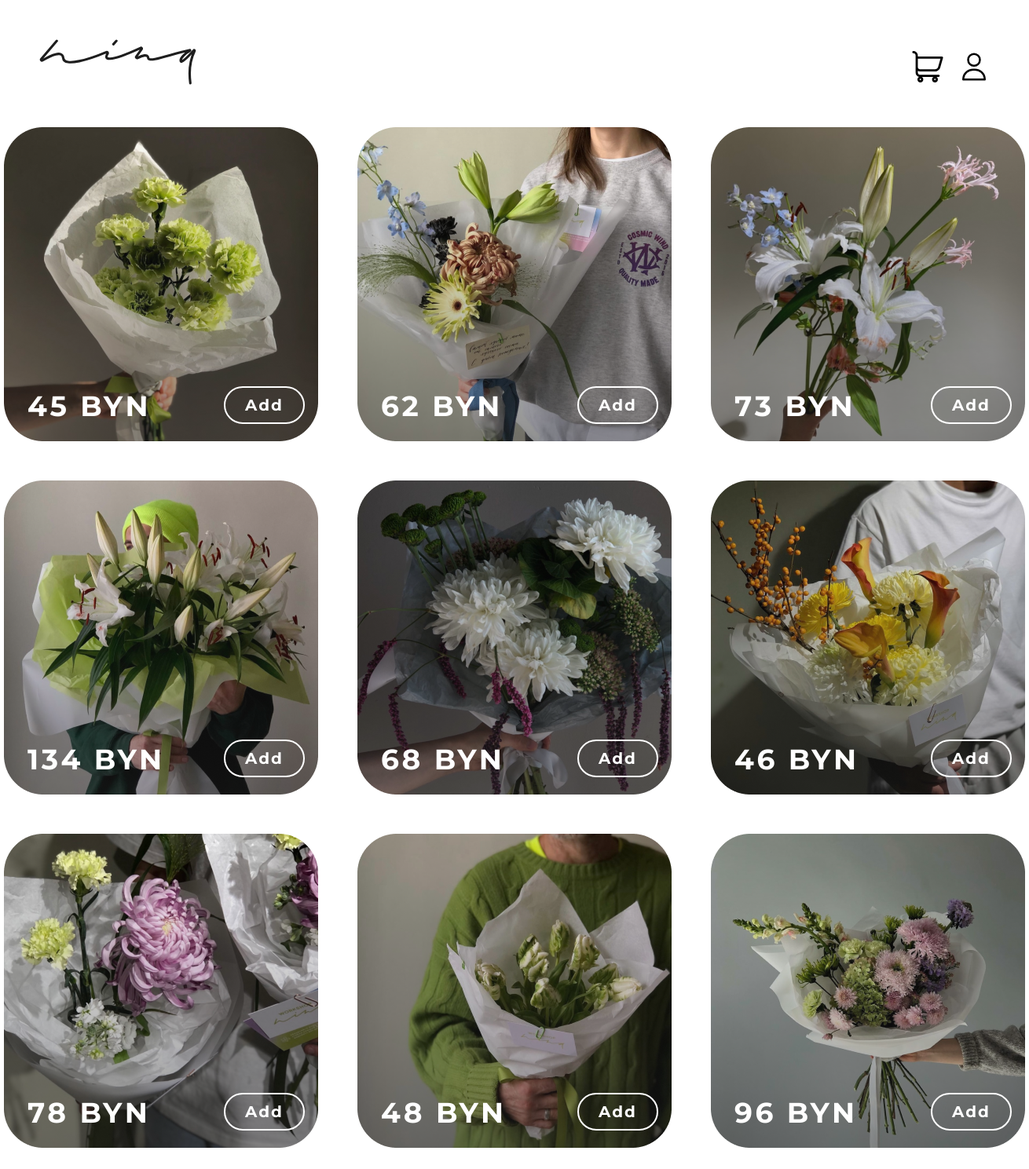
Page /store/show_bouquets/ on the committed database.
### store/models.py (models this page shows, shortened)
class Item(models.Model):
    name = models.CharField(max_length=35)
    image = models.ImageField(upload_to='./static/image')
    price = models.IntegerField(max_length=10, default=0)
    type = models.ForeignKey(Type, on_delete=models.CASCADE, related_name='item_type', default=0)

### store/views.py (the view)
# urls.py: path('show_bouquets/', views.ShowBouquetsView.as_view(), name='show_bouquets'),
class ShowBouquetsView(ListView):
    model = Item
    template_name = "store/show_bouquets.html"
    def get_context_data(self, **kwargs):
        context = super().get_context_data(**kwargs)
        bouquets = Item.objects.filter(type_id=1)
        context['bouquets'] = bouquets
        return context

### store/templates/store/show_bouquets.html (shortened to what this page needs)
<!DOCTYPE HTML>
{% block content %}
{% load static %}
<html lang="en">
	<head>
        <link rel="stylesheet" href="{% static 'style/items.css' %}">
    </head>
	<body>
        <header class="header">
            <a href="{% url 'index' %}"><img class="nina" src="{% static 'img/nina_header.svg' %}"></a>
            <div>
                <a href="{% url 'cart' %}"><img class="cart" src="{% static 'img/cart.svg' %}"></a>
                {% if user.is_superuser %}
                    <a href="{% url 'admin:index' %}"><img class="profile" src="{% static 'img/profile.svg' %}"></a>
                {% elif user.is_authenticated %}
                    <a href="{% url 'profile' %}"><img class="profile" src="{% static 'img/profile.svg' %}"></a>
                {% else %}
                    <a href="{% url 'login' %}"><img class="profile" src="{% static 'img/profile.svg' %}"></a>
                {% endif %}
            </div>
        </header>
        <main>
            <div class="items">
            {% for bouquet in bouquets %}
                <div class="item" style="background-image: url({{bouquet.image.url}})">
                    <p class="price">{{bouquet.price}} BYN</p>
                    <form method="post" action="{% url 'get_bouquet' bouquet.id %}">
                        <button type="submit" class="button">Add</button>
                    </form>
                </div>
            {% endfor %}
            </div>
        </main>
    </body>
</html>
{% endblock %}

### static/style/items.css (style rules this page uses)
body { font-family: 'Montserrat', sans-serif; padding-inline-start: 0; margin: 0; background-color: #ffffff; }
html { background-color: #ffffff; box-sizing: border-box; scroll-behavior: smooth; }
button, a { cursor: pointer; }
.header { display: flex; justify-content: space-between; margin-top: 50px; margin-left: 50px; margin-right: 50px; }
.items { display: grid; grid-template-columns: repeat(3, 400px); grid-row-gap: 50px; grid-column-gap: 50px; width: 1300px; margin: 50px auto; }
.nina { width: 200px; }
.cart { padding-top: 10px; }
.profile { padding-top: 15px; height: 40px; margin-left: 15px; }
.item { width: 400px; height: 400px; background-repeat: no-repeat; background-position: center; background-size: cover; display: flex; gap: 50px; }
.price { display: block; text-align: left; width: 200px; font-family: 'Montserrat'; font-weight: 700; font-size: 36px; line-height: 44px; letter-spacing: 0.1em; color: #FFFFFF; margin: 0; margin-left: 30px; margin-top: 333px; }
.button { background-color: inherit; border: 2px solid #FFFFFF; border-radius: 80px; font-family: 'Montserrat'; font-weight: 700; font-size: 20px; letter-spacing: 0.1em; margin-top: 330px; margin-bottom: 20px; padding: 10px 25px; color: #FFFFFF; text-decoration: none; }

### rows in the picture
Item: image (picture), price "45"
Item: image (picture), price "62"
Item: image (picture), price "73"
Item: image (picture), price "134"
Item: image (picture), price "68"
Item: image (picture), price "46"
Item: image (picture), price "78"
Item: image (picture), price "48"
Item: image (picture), price "96"
